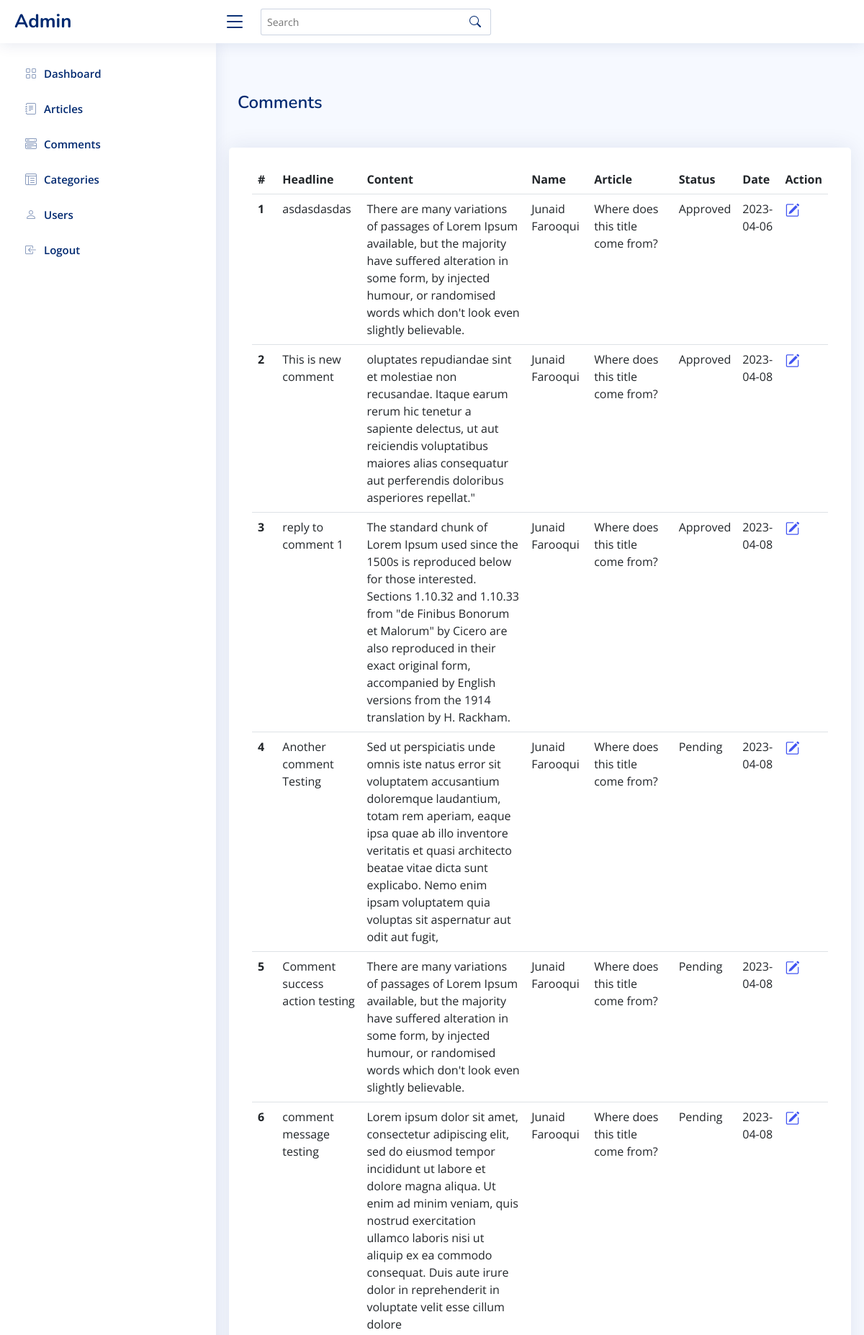
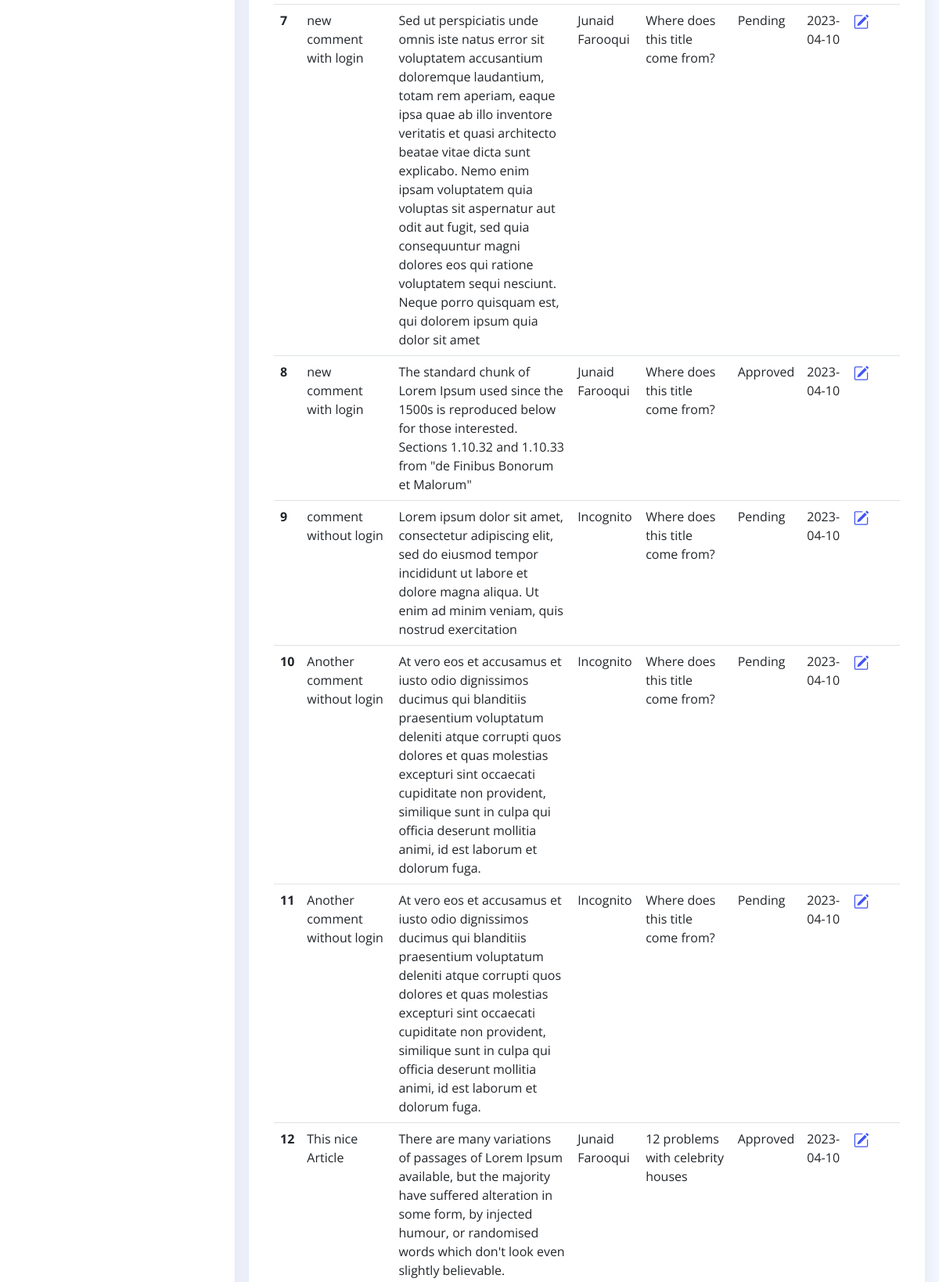
The app's page /admin/comments.php (signed in, upper part) with its own data (2 pictures, top to bottom).
### tables this page shows
CREATE TABLE `comments` (
  `id` int(11) NOT NULL,
  `name` varchar(255) DEFAULT NULL,
  `headline` varchar(255) DEFAULT NULL,
  `email` varchar(255) DEFAULT NULL,
  `content` text,
  `status` varchar(255) DEFAULT 'pending',
  `author_id` varchar(11) DEFAULT NULL,
  `article_id` int(11) DEFAULT NULL,
  `reference_id` varchar(255) DEFAULT NULL,
  `date_created` datetime DEFAULT CURRENT_TIMESTAMP
);

CREATE TABLE `articles` (
  `id` int(11) NOT NULL,
  `title` varchar(255) NOT NULL,
  `slug` varchar(255) NOT NULL,
  `content` text NOT NULL,
  `image_url` varchar(255) DEFAULT NULL,
  `author_id` int(11) NOT NULL,
  `meta_keyword` varchar(255) DEFAULT NULL,
  `meta_description` text,
  `category_ids` varchar(255) DEFAULT NULL,
  `date_created` datetime DEFAULT CURRENT_TIMESTAMP
);

### admin/includes/classes/dataAccessObject.php (called while the page is built, shortened)
<?php
class DataAccessObject {
    private $conn;
    public function __construct() {
        $this->conn = new mysqli('localhost', 'newsbloguser', 'newsbloguser', 'newsblog');
    }
    public function getAllRecords($table)
    {
        $sql = "SELECT * FROM $table";
        $result = $this->conn->query($sql);
        if ($result->num_rows > 0) {
            $data = array();
            while ($row = $result->fetch_assoc()) {
                $data[] = $row;
            }
            return $data;
        } else {
            return null;
        }
    }
    public function getRecordById($table, $id) {
        $sql = "SELECT * FROM $table WHERE id=$id";
        $result = $this->conn->query($sql);
        if ($result->num_rows > 0) {
            return $result->fetch_assoc();
        } else {
            return null;
        }
    }
}

### admin/comments.php (the view, shortened to what this page needs)
<?php
$dataObject = new DataAccessObject();
$allComments = $dataObject->getAllRecords('comments');
$commentId = isset($_GET['id']) ? $_GET['id'] : '';
?>
<!DOCTYPE html>
<html lang="en">
<head>
    <?php require_once ('./includes/head.php'); ?>
</head>
<body>
<?php require_once ('./includes/header.php'); ?>
<?php require_once ('./includes/sidebar.php'); ?>
<main id="main" class="main">
    <div class="pagetitle my-5">
        <h1 class="d-inline-block">Comments</h1>
    </div>
    <section class="section">
        <div class="row">
            <div class="card">
                <div class="card-body pt-4">
                    <div class="col-lg-12">
                        <?php if (empty($commentId)): ?>
                            <table class="table datatable">
                                <thead>
                                <tr>
                                    <th scope="col">#</th>
                                    <th scope="col">Headline</th>
                                    <th scope="col">Content</th>
                                    <th scope="col">Name</th>
                                    <th scope="col">Article</th>
                                    <th scope="col">Status</th>
                                    <th scope="col">Date</th>
                                    <th scope="col">Action</th>
                                </tr>
                                </thead>
                                <tbody>
                                <?php $i = 1; foreach ($allComments as $comment):
                                    $dateTime = explode(' ', $comment['date_created']);
                                    $articleData = $dataObject->getRecordById('articles', $comment['article_id']);
                                    ?>
                                    <tr>
                                        <th scope="row"><?php echo $i; ?></th>
                                        <td><?php echo $comment['headline']; ?></td>
                                        <td><?php echo $comment['content']; ?></td>
                                        <td><?php echo $comment['name']; ?></td>
                                        <td><?php echo $articleData['title']; ?></td>
                                        <td><?php echo ($comment['status'] === 'approved') ? 'Approved' : 'Pending' ?></td>
                                        <td><?php echo $dateTime[0]; ?></td>
                                        <td>
                                            <a class="icon-size-md d-inline-block me-2" href="?id=<?php echo $comment['id'];?>"><i class="bi bi-pencil-square"></i></a>
                                        </td>
                                    </tr>
                                    <?php $i++; endforeach; ?>
                                </tbody>
                            </table>
                        <?php endif; ?>
                    </div>
                </div>
            </div>
        </div>
    </section>
</main>
</body>
</html>

### admin/assets/css/style.css (style rules this page uses)
:root { scroll-behavior: smooth; }
body { font-family: "Open Sans", sans-serif; background: #f6f9ff; color: #444444; }
a { color: #4154f1; text-decoration: none; }
h1, h2, h3, h4, h5, h6 { font-family: "Nunito", sans-serif; }
#main { margin-top: 60px; padding: 20px 30px; transition: all 0.3s; }
.pagetitle { margin-bottom: 10px; }
.pagetitle h1 { font-size: 24px; margin-bottom: 0; font-weight: 600; color: #012970; }
.card { margin-bottom: 30px; border: none; border-radius: 5px; box-shadow: 0px 0 30px rgba(1, 41, 112, 0.1); }
.card-body { padding: 0 20px 20px 20px; }
@media (min-width: 1200px) { #main, #footer { margin-left: 300px; } }
.icon-size-md { font-size: 20px; }

### records on screen
comments: headline "asdasdasdas", content "There are many variations of passages of Lorem Ipsum available, but the majority have suffered alteration in some form, by injected humour, or randomised words which don't look even slightly believable.", name "Junaid Farooqui", article.title "Where does this title come from?", status "Approved", date_created "2023-04-06"
comments: headline "This is new comment", content "oluptates repudiandae sint et molestiae non recusandae. Itaque earum rerum hic tenetur a sapiente delectus, ut aut reiciendis voluptatibus maiores alias consequatur aut perferendis doloribus asperiores repellat.\"", name "Junaid Farooqui", article.title "Where does this title come from?", status "Approved", date_created "2023-04-08"
comments: headline "reply to comment 1", content "The standard chunk of Lorem Ipsum used since the 1500s is reproduced below for those interested. Sections 1.10.32 and 1.10.33 from \"de Finibus Bonorum et Malorum\" by Cicero are also reproduced in their exact original form, accompanied by English versions from the 1914 translation by H. Rackham.", name "Junaid Farooqui", article.title "Where does this title come from?", status "Approved", date_created "2023-04-08"
comments: headline "Another comment Testing", content "Sed ut perspiciatis unde omnis iste natus error sit voluptatem accusantium doloremque laudantium, totam rem aperiam, eaque ipsa quae ab illo inventore veritatis et quasi architecto beatae vitae dicta sunt explicabo. Nemo enim ipsam voluptatem quia voluptas sit aspernatur aut odit aut fugit,", name "Junaid Farooqui", article.title "Where does this title come from?", status "Pending", date_created "2023-04-08"
comments: headline "Comment success action testing", content "There are many variations of passages of Lorem Ipsum available, but the majority have suffered alteration in some form, by injected humour, or randomised words which don't look even slightly believable.", name "Junaid Farooqui", article.title "Where does this title come from?", status "Pending", date_created "2023-04-08"
comments: headline "comment message testing", content "Lorem ipsum dolor sit amet, consectetur adipiscing elit, sed do eiusmod tempor incididunt ut labore et dolore magna aliqua. Ut enim ad minim veniam, quis nostrud exercitation ullamco laboris nisi ut aliquip ex ea commodo consequat. Duis aute irure dolor in reprehenderit in voluptate velit esse cillum dolore", name "Junaid Farooqui", article.title "Where does this title come from?", status "Pending", date_created "2023-04-08"
comments: headline "new comment with login", content "Sed ut perspiciatis unde omnis iste natus error sit voluptatem accusantium doloremque laudantium, totam rem aperiam, eaque ipsa quae ab illo inventore veritatis et quasi architecto beatae vitae dicta sunt explicabo. Nemo enim ipsam voluptatem quia voluptas sit aspernatur aut odit aut fugit, sed quia consequuntur magni dolores eos qui ratione voluptatem sequi nesciunt. Neque porro quisquam est, qui dolorem ipsum quia dolor sit amet", name "Junaid Farooqui", article.title "Where does this title come from?", status "Pending", date_created "2023-04-10"
comments: headline "new comment with login", content "The standard chunk of Lorem Ipsum used since the 1500s is reproduced below for those interested. Sections 1.10.32 and 1.10.33 from \"de Finibus Bonorum et Malorum\"", name "Junaid Farooqui", article.title "Where does this title come from?", status "Approved", date_created "2023-04-10"
comments: headline "comment without login", content "Lorem ipsum dolor sit amet, consectetur adipiscing elit, sed do eiusmod tempor incididunt ut labore et dolore magna aliqua. Ut enim ad minim veniam, quis nostrud exercitation", name "Incognito", article.title "Where does this title come from?", status "Pending", date_created "2023-04-10"
comments: headline "Another comment without login", content "At vero eos et accusamus et iusto odio dignissimos ducimus qui blanditiis praesentium voluptatum deleniti atque corrupti quos dolores et quas molestias excepturi sint occaecati cupiditate non provident, similique sunt in culpa qui officia deserunt mollitia animi, id est laborum et dolorum fuga.", name "Incognito", article.title "Where does this title come from?", status "Pending", date_created "2023-04-10"
comments: headline "Another comment without login", content "At vero eos et accusamus et iusto odio dignissimos ducimus qui blanditiis praesentium voluptatum deleniti atque corrupti quos dolores et quas molestias excepturi sint occaecati cupiditate non provident, similique sunt in culpa qui officia deserunt mollitia animi, id est laborum et dolorum fuga.", name "Incognito", article.title "Where does this title come from?", status "Pending", date_created "2023-04-10"
comments: headline "This nice Article", content "There are many variations of passages of Lorem Ipsum available, but the majority have suffered alteration in some form, by injected humour, or randomised words which don't look even slightly believable.", name "Junaid Farooqui", article.title "12 problems with celebrity houses", status "Approved", date_created "2023-04-10"
